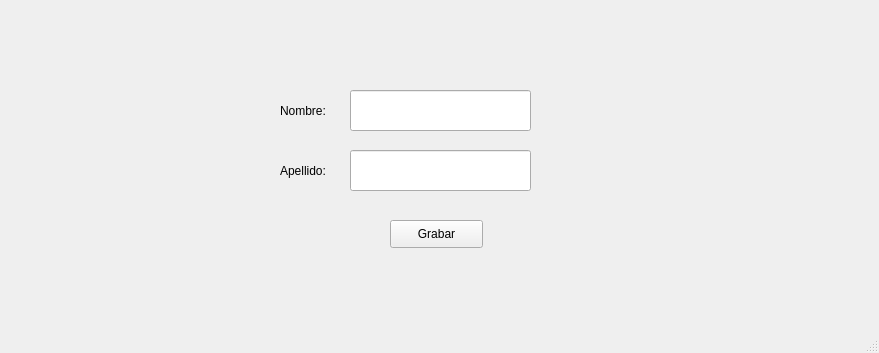
<?xml version="1.0" encoding="UTF-8"?>
<ui version="4.0">
 <class>vtn_principal</class>
 <widget class="QMainWindow" name="vtn_principal">
  <property name="geometry">
   <rect>
    <x>0</x>
    <y>0</y>
    <width>879</width>
    <height>353</height>
   </rect>
  </property>
  <property name="windowTitle">
   <string>VENTANA PRINCIPAL</string>
  </property>
  <widget class="QWidget" name="centralwidget">
   <widget class="QLineEdit" name="txt_nombre">
    <property name="geometry">
     <rect>
      <x>350</x>
      <y>90</y>
      <width>181</width>
      <height>41</height>
     </rect>
    </property>
   </widget>
   <widget class="QLineEdit" name="txt_apellido">
    <property name="geometry">
     <rect>
      <x>350</x>
      <y>150</y>
      <width>181</width>
      <height>41</height>
     </rect>
    </property>
   </widget>
   <widget class="QLabel" name="lbl_nombre">
    <property name="geometry">
     <rect>
      <x>280</x>
      <y>100</y>
      <width>61</width>
      <height>21</height>
     </rect>
    </property>
    <property name="text">
     <string>Nombre:</string>
    </property>
   </widget>
   <widget class="QLabel" name="lbl_apellido">
    <property name="geometry">
     <rect>
      <x>280</x>
      <y>160</y>
      <width>61</width>
      <height>21</height>
     </rect>
    </property>
    <property name="text">
     <string>Apellido:</string>
    </property>
   </widget>
   <widget class="QPushButton" name="btn_grabar">
    <property name="geometry">
     <rect>
      <x>390</x>
      <y>220</y>
      <width>93</width>
      <height>28</height>
     </rect>
    </property>
    <property name="text">
     <string>Grabar</string>
    </property>
   </widget>
  </widget>
  <widget class="QMenuBar" name="mnb_menu_principal_2">
   <property name="geometry">
    <rect>
     <x>0</x>
     <y>0</y>
     <width>879</width>
     <height>26</height>
    </rect>
   </property>
  </widget>
  <widget class="QStatusBar" name="stb_estado"/>
 </widget>
 <resources/>
 <connections/>
</ui>
